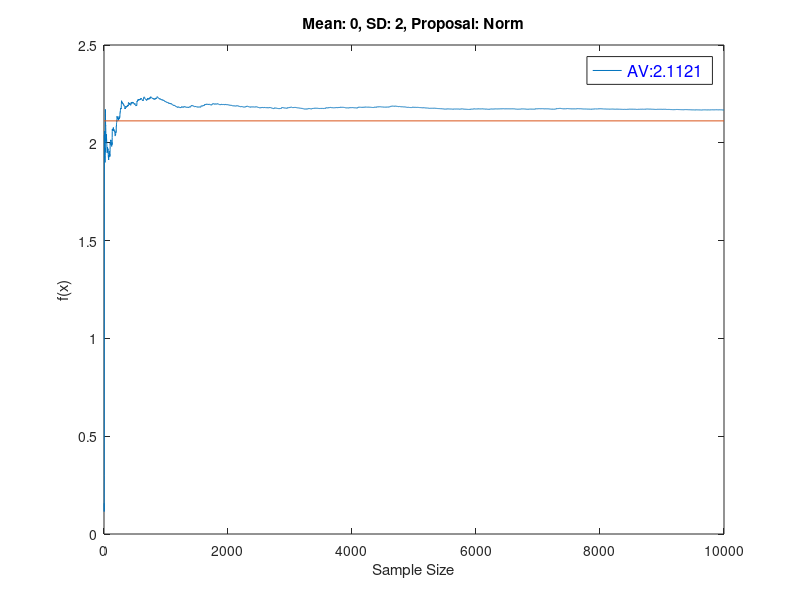

Write MATLAB code to recreate this figure.
%Univariate MCMC
clear

%function for analytic value
f=@(x) .5*log(2*pi*exp(1)*(x));

%initialization
sampleSize=10000;
mean=0;
sd=2;
%target distribution
pdf=@(x) normpdf(x, mean, sd+.1);
%proposal pdf
proppdf=@(x, y) normpdf(x, mean, sd);
%random number generator
proprnd=@(x) normrnd(mean, sd);

%gather samples
sample=mhsample(1, sampleSize, 'pdf', pdf, 'proprnd', proprnd, 'proppdf', proppdf);

%initialize temp to hold samples
temp=sample;

%for each sample
for i=1:sampleSize
    %calculate variance of all preceding samples
    sam=sample(1:i, 1);
    temp(i)=f(var(sam));
end
%display expected variance of samples
variance=var(sample);
%analytic value
analyticVal=f(sd^2);

%histogram to show normal distribution of samples
%figure;
%hist(sample, 100);

%plotting f(x) at each sample
figure;
plot(1:sampleSize, temp);
hold on;
plot([0 sampleSize], [analyticVal analyticVal])
hold off;
title(['Mean: ', num2str(mean),', SD: ', num2str(sd),', Proposal: Norm']);
ylabel('f(x)');
xlabel('Sample Size');
legend({strcat('AV: ', num2str(analyticVal))}, 'FontSize', 12, 'TextColor', 'blue')
